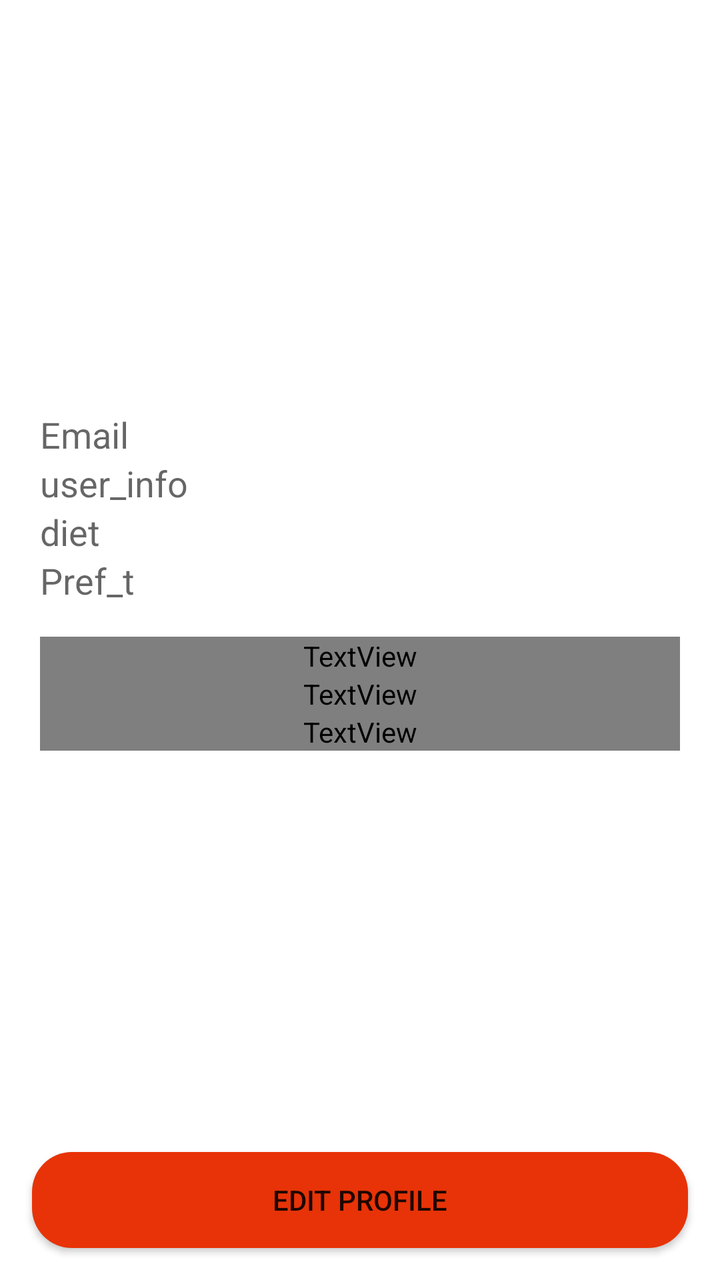
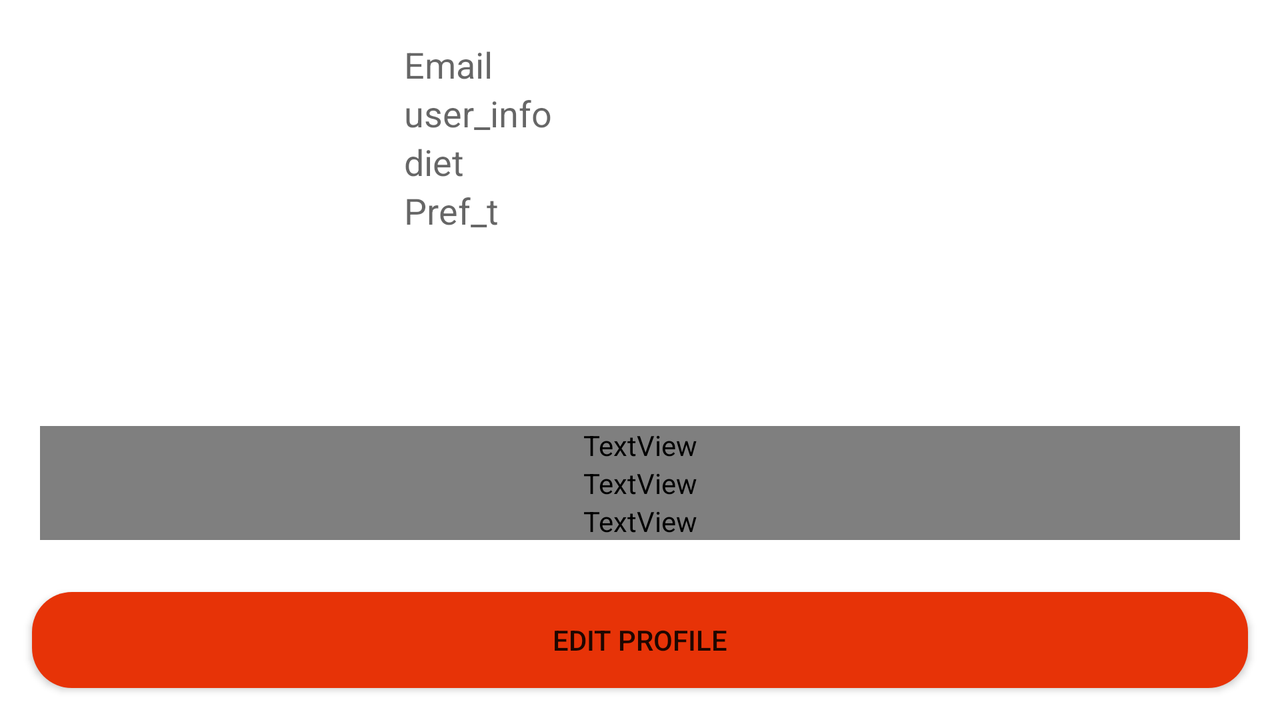

First picture: res/layout/ on a phone held upright. Second picture: the repository's own variant of that layout, on a device whose configuration matches the variant's folder. Source for both follows.
<!-- AndroidManifest.xml: fallback theme Theme.MaterialComponents.DayNight.NoActionBar -->
<!-- res/layout/activity_profile_user.xml -->
<?xml version="1.0" encoding="utf-8"?>
<RelativeLayout xmlns:android="http://schemas.android.com/apk/res/android"
    android:orientation="vertical" android:layout_width="match_parent"
    android:layout_height="match_parent">
    <RelativeLayout
        android:id="@+id/Relativelayout03"
        android:layout_width="fill_parent"
        android:layout_height="fill_parent"
        android:orientation="vertical"
        android:weightSum="1"
        android:background="@drawable/customborder"
        android:layout_marginLeft="10sp"
        android:layout_marginRight="10sp"
        android:layout_marginTop="10sp"
        android:layout_above="@+id/edit_button">
        <ImageView
            android:layout_width="160sp"
            android:layout_height="160sp"
            android:id="@+id/photo_imageView"
            android:layout_alignParentTop="true"
            android:layout_centerHorizontal="true" />

        <TextView
            android:layout_width="500sp"
            android:layout_height="wrap_content"
            android:textAppearance="?android:attr/textAppearanceMedium"
            android:text="@string/email"
            android:id="@+id/email_textView"
            android:layout_marginTop="25dp"
            android:layout_below="@+id/photo_imageView"/>

        <TextView
            android:layout_width="wrap_content"
            android:layout_height="wrap_content"
            android:textAppearance="?android:attr/textAppearanceMedium"
            android:text="user_info"
            android:id="@+id/user_textView"
            android:layout_below="@+id/email_textView"
            android:layout_alignLeft="@+id/email_textView"
            android:layout_alignStart="@+id/email_textView"
            android:layout_alignParentRight="true"
            android:layout_alignParentEnd="true" />

        <TextView
            android:layout_width="wrap_content"
            android:layout_height="wrap_content"
            android:textAppearance="?android:attr/textAppearanceMedium"
            android:text="diet"
            android:id="@+id/diet_textView"
            android:layout_below="@+id/user_textView"
            android:layout_alignLeft="@+id/email_textView"
            android:layout_alignParentRight="true"
            android:layout_alignParentEnd="true" />

        <TextView
            android:layout_width="wrap_content"
            android:layout_height="wrap_content"
            android:textAppearance="?android:attr/textAppearanceMedium"
            android:text="Pref_t"
            android:id="@+id/pref_t_textView"
            android:layout_below="@+id/diet_textView"
            android:layout_alignLeft="@+id/email_textView"
            android:layout_alignParentRight="true"
            android:layout_alignParentEnd="true" />

        <TextView
            android:id="@+id/reservation_history"
            android:layout_width="match_parent"
            android:layout_height="wrap_content"
            android:layout_marginTop="@dimen/activity_vertical_margin"
            android:textSize="@dimen/Content_size"
            android:textColor="@color/link_color"
            android:text="@string/res_h"
            android:focusable="true"
            android:layout_below="@+id/pref_t_textView" />

        <TextView
            android:id="@+id/review_history"
            android:layout_width="match_parent"
            android:layout_height="wrap_content"
            android:textSize="@dimen/Content_size"
            android:textColor="@color/link_color"
            android:text="@string/rev_h"
            android:focusable="true"
            android:layout_below="@+id/reservation_history"
            android:layout_alignParentLeft="true"
            android:layout_alignParentStart="true" />

        <TextView
            android:id="@+id/list_friends"
            android:layout_width="match_parent"
            android:layout_height="wrap_content"
            android:textSize="@dimen/Content_size"
            android:textColor="@color/link_color"
            android:text="@string/friends"
            android:focusable="true"
            android:layout_below="@+id/review_history"
            android:layout_alignParentLeft="true"
            android:layout_alignParentStart="true"/>
    </RelativeLayout>
    <Button
        android:layout_width="match_parent"
        android:layout_height="wrap_content"
        android:text="@string/edit_prof"
        android:id="@+id/edit_button"
        android:layout_alignParentBottom="true"
        android:layout_centerHorizontal="true"
        android:layout_margin="@dimen/activity_horizontal_margin"
        android:background="@drawable/customborder_buttons"/>
</RelativeLayout>
<!-- resources referenced by this layout -->
<resources>
  <dimen name="Content_size">20dp</dimen>
  <dimen name="activity_horizontal_margin">16dp</dimen>
  <dimen name="activity_vertical_margin">16dp</dimen>
  <!-- drawable customborder (drawable) -->
  <?xml version="1.0" encoding="UTF-8"?>
  <shape xmlns:android="http://schemas.android.com/apk/res/android" android:shape="rectangle">
      <corners android:radius="20dp"/>
      <padding android:left="10dp" android:right="10dp" android:top="10dp" android:bottom="10dp"/>
      <solid android:color="@color/beige"/>
  </shape>
  <!-- drawable customborder_buttons (drawable) -->
  <?xml version="1.0" encoding="UTF-8"?>
  <shape xmlns:android="http://schemas.android.com/apk/res/android" android:shape="rectangle">
      <corners android:radius="20dp"/>
      <padding android:left="10dp" android:right="10dp" android:top="10dp" android:bottom="10dp"/>
      <solid android:color="#e73307"/>
  </shape>
  <string name="edit_prof">Edit profile</string>
  <string name="email">Email</string>
  <string name="friends">- Friend List</string>
  <string name="res_h">- Reservation History</string>
  <string name="rev_h">- Review History</string>
</resources>
<!-- res/layout-land/activity_profile_user.xml (the author's variant of the layout above) -->
<!-- drawn on the phone turned sideways -->
<?xml version="1.0" encoding="utf-8"?>
<RelativeLayout xmlns:android="http://schemas.android.com/apk/res/android"
    android:orientation="vertical" android:layout_width="match_parent"
    android:layout_height="match_parent">
    <RelativeLayout
        android:id="@+id/Relativelayout03"
        android:layout_width="fill_parent"
        android:layout_height="fill_parent"
        android:orientation="vertical"
        android:weightSum="1"
        android:background="@drawable/customborder"
        android:layout_marginLeft="10sp"
        android:layout_marginRight="10sp"
        android:layout_marginTop="10sp"
        android:layout_above="@+id/edit_button">
        <ImageView
            android:layout_width="160sp"
            android:layout_height="160sp"
            android:id="@+id/photo_imageView"
            android:layout_alignParentTop="true"
            android:layout_alignParentLeft="true"
            android:layout_alignParentStart="true"
            android:layout_above="@+id/reservation_history" />

        <TextView
            android:layout_width="match_parent"
            android:layout_height="wrap_content"
            android:textAppearance="?android:attr/textAppearanceMedium"
            android:text="@string/email"
            android:id="@+id/email_textView"
            android:layout_alignParentTop="true"
            android:layout_alignLeft="@+id/u_textView"
            android:layout_alignStart="@+id/u_textView" />

        <TextView
            android:layout_width="match_parent"
            android:layout_height="wrap_content"
            android:textAppearance="?android:attr/textAppearanceMedium"
            android:text="user_info"
            android:id="@+id/u_textView"
            android:layout_below="@+id/email_textView"
            android:layout_toRightOf="@+id/photo_imageView"
            android:layout_marginLeft="22dp" />

        <TextView
            android:layout_width="match_parent"
            android:layout_height="wrap_content"
            android:textAppearance="?android:attr/textAppearanceMedium"
            android:text="diet"
            android:id="@+id/diet_textView"
            android:layout_below="@+id/u_textView"
            android:layout_toRightOf="@+id/photo_imageView"
            android:layout_marginLeft="22dp" />

        <TextView
            android:layout_width="match_parent"
            android:layout_height="wrap_content"
            android:textAppearance="?android:attr/textAppearanceMedium"
            android:text="Pref_t"
            android:id="@+id/pref_t_textView"
            android:layout_below="@+id/diet_textView"
            android:layout_toRightOf="@+id/photo_imageView"
            android:layout_marginLeft="22dp" />

        <TextView
            android:id="@+id/reservation_history"
            android:layout_width="match_parent"
            android:layout_height="wrap_content"
            android:textSize="@dimen/Content_size"
            android:textColor="@color/link_color"
            android:text="@string/res_h"
            android:focusable="true"
            android:layout_alignParentStart="true"
            android:layout_above="@+id/list_friends"
            android:layout_alignParentLeft="true" />

        <TextView
            android:id="@+id/review_history"
            android:layout_width="match_parent"
            android:layout_height="wrap_content"
            android:textSize="@dimen/Content_size"
            android:textColor="@color/link_color"
            android:text="@string/rev_h"
            android:focusable="true"
            android:layout_alignParentBottom="true"
            android:layout_alignParentLeft="true"
            android:layout_alignParentStart="true" />

        <TextView
            android:id="@+id/list_friends"
            android:layout_width="match_parent"
            android:layout_height="wrap_content"
            android:textSize="@dimen/Content_size"
            android:textColor="@color/link_color"
            android:text="@string/friends"
            android:focusable="true"
            android:layout_alignParentStart="true"
            android:layout_above="@+id/review_history"
            android:layout_alignParentLeft="true" />
    </RelativeLayout>
    <Button
        android:layout_width="match_parent"
        android:layout_height="wrap_content"
        android:text="@string/edit_prof"
        android:id="@+id/edit_button"
        android:layout_alignParentBottom="true"
        android:layout_centerHorizontal="true"
        android:layout_margin="@dimen/activity_horizontal_margin"
        android:background="@drawable/customborder_buttons"/>
</RelativeLayout>
<!-- resources referenced by the variant -->
<!-- as the phone turned sideways resolves them -->
<resources>
  <dimen name="Content_size">20dp</dimen>
  <dimen name="activity_horizontal_margin">16dp</dimen>
  <!-- drawable customborder (drawable) -->
  <?xml version="1.0" encoding="UTF-8"?>
  <shape xmlns:android="http://schemas.android.com/apk/res/android" android:shape="rectangle">
      <corners android:radius="20dp"/>
      <padding android:left="10dp" android:right="10dp" android:top="10dp" android:bottom="10dp"/>
      <solid android:color="@color/beige"/>
  </shape>
  <!-- drawable customborder_buttons (drawable) -->
  <?xml version="1.0" encoding="UTF-8"?>
  <shape xmlns:android="http://schemas.android.com/apk/res/android" android:shape="rectangle">
      <corners android:radius="20dp"/>
      <padding android:left="10dp" android:right="10dp" android:top="10dp" android:bottom="10dp"/>
      <solid android:color="#e73307"/>
  </shape>
  <string name="edit_prof">Edit profile</string>
  <string name="email">Email</string>
  <string name="friends">- Friend List</string>
  <string name="res_h">- Reservation History</string>
  <string name="rev_h">- Review History</string>
</resources>
